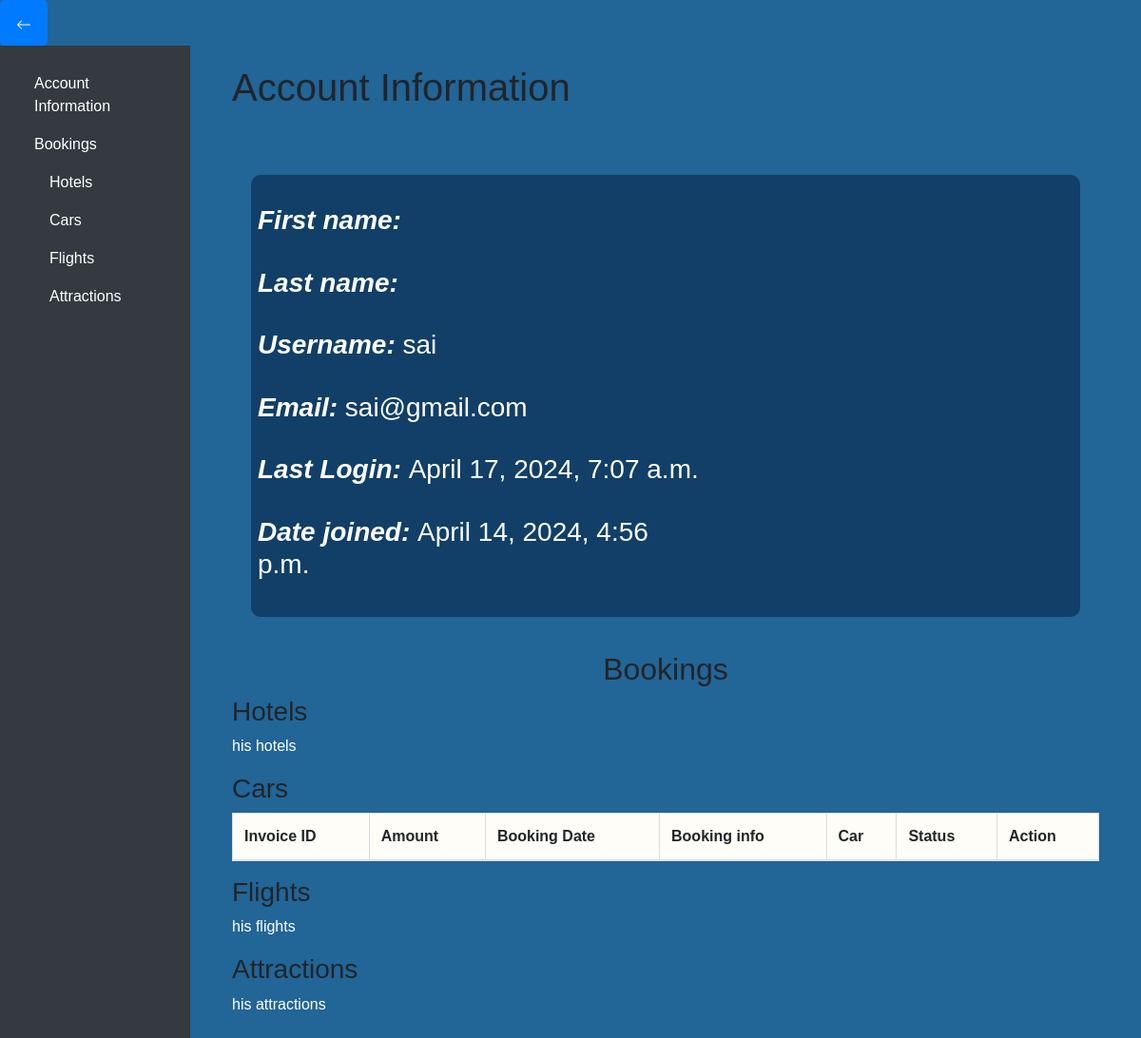
Page /car/accounts/account/ (signed in) on the earlier database version.
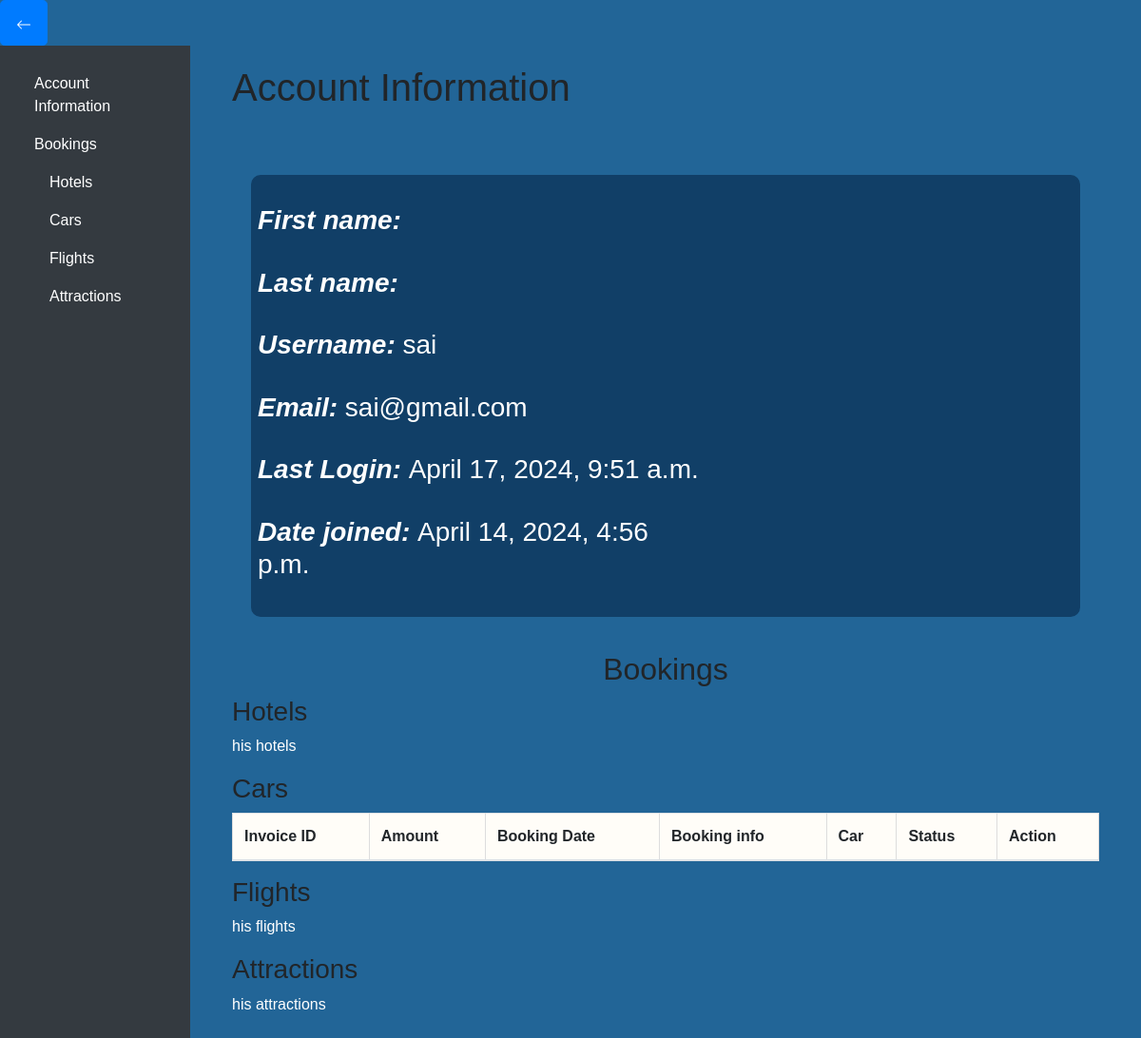
Same page on the later database version.
### userauths/models.py (models this page shows, shortened)
class User(AbstractUser):
    full_name = models.CharField(max_length=1000, null=True, blank=True)
    username = models.CharField(max_length=100, null=True, blank=True)
    email = models.EmailField(unique=True)
    phone = models.CharField(max_length=100, null=True, blank=True)
    gender = models.CharField(max_length=100, choices=GENDER, null=True, blank=True)
    otp = models.CharField(max_length=100, null=True, blank=True)
    USERNAME_FIELD = "email"
    REQUIRED_FIELDS = ['username']

### accounts/views.py (the view)
# urls.py: path('account/', views.user_account, name= 'account'),
def user_account(request):
    if request.user.is_anonymous is False:
        context = {}
        invoices = Carbooking.objects.filter(user_id=request.user.id).order_by("booking_date")
        context["invoices"] = invoices
        return render(request, 'account.html', context)
    else:
        return redirect("accounts:login")

### hotel/context_processor.py (called while the page is built)
def default(request):
    if 'selection_data_obj' in request.session:
        total_selected_items = len(request.session['selection_data_obj'])
    else:
        total_selected_items = 0
    try:
        noti = Notification.objects.filter(user=request.user, seen=False)
    except:
        noti = None
    return {
        "total_selected_items": total_selected_items,
        "noti": noti,
    }

### accounts/templates/account.html (shortened to what this page needs)
{% load static %}
<!DOCTYPE html>
<html lang="en">
<head>
    <link rel="stylesheet" href="https://stackpath.bootstrapcdn.com/bootstrap/4.5.2/css/bootstrap.min.css">
    <link rel="stylesheet" type="text/css" href="https://cdn.jsdelivr.net/npm/daterangepicker/daterangepicker.css" />
    <link rel="stylesheet" type="text/css" href="{% static '/css/light_mode.css' %}" >
</head>
<body>
    <a href="http://127.0.0.1:8000/home" class="btn btn-primary btn-lg" role="button" >
    <svg xmlns="http://www.w3.org/2000/svg" width="16" height="16" fill="currentColor" class="bi bi-arrow-left" viewBox="0 0 16 16">
      <path fill-rule="evenodd" d="M15 8a.5.5 0 0 0-.5-.5H2.707l3.147-3.146a.5.5 0 1 0-.708-.708l-4 4a.5.5 0 0 0 0 .708l4 4a.5.5 0 0 0 .708-.708L2.707 8.5H14.5A.5.5 0 0 0 15 8"/>
    </svg>
    </a>
    <div class="container-fluid">
        <div class="row">
            <nav class="col-md-3 col-lg-2 d-md-block bg-dark sidebar">
                <div class="sidebar-sticky">
                    <ul class="nav flex-column">
                        <li class="nav-item">
                            <a class="nav-link" href="#account-info">Account Information</a>
                        </li>
                        <li class="nav-item">
                            <a class="nav-link" href="#bookings">Bookings</a>
                            <ul class="nav flex-column ml-3">
                                <li class="nav-item"><a class="nav-link" href="#hotels">Hotels</a></li>
                                <li class="nav-item"><a class="nav-link" href="#cars">Cars</a></li>
                                <li class="nav-item"><a class="nav-link" href="#flights">Flights</a></li>
                                <li class="nav-item"><a class="nav-link" href="#attractions">Attractions</a></li>
                            </ul>
                        </li>
                    </ul>
                </div>
            </nav>
            <main role="main" class="col-md-9 ml-sm-auto col-lg-10 px-4">
                <div class="content">
                    <h1 id="account-info">Account Information</h1>
                      <div id="searchResults" class = "result_container">
                        <div id="Results" class="container mt-5">
                            <ul class="list-unstyled styled-list">
                                <li class="car-container" style="color: white;">
                                    <div class="car-info">
                                        <br/>
                                        <h3><b><i>First name: </i></b> {{ user.first_name }} </h3>
                                        <br/>
                                        <h3><b><i>Last name: </i></b> {{ user.last_name }} </h3>
                                        <br/>
                                        <h3><b><i>Username: </i></b> {{ user.username }} </h3>
                                        <br/>
                                        <h3><b><i>Email: </i></b> {{ user.email }} </h3>
                                        <br/>
                                        <h3><b><i>Last Login: </i></b> {{ user.last_login }} </h3>
                                        <br/>
                                        <h3><b><i>Date joined: </i></b> {{ user.date_joined }} </h3>
                                        <br/>
                                    </div>
                                </li>
                            </ul>
                        </div>
                      </div>
                      <center><h2 id="bookings">Bookings</h2></center>
                    <h3 id="hotels">Hotels</h3>
                    <p>his hotels</p>
                    <h3 id="cars">Cars</h3>
                    <table class="table">
                        <thead>
                            <tr>
                                <th>Invoice ID</th>
                                <th>Amount</th>
                                <th>Booking Date</th>
                                <th>Booking info</th>
                                <th>Car</th>
                                <th>Status</th>
                                <th>Action</th>
                            </tr>
                        </thead>
                    </table>
                    <h3 id="flights">Flights</h3>
                    <p>his flights </p>
                    <h3 id="attractions">Attractions</h3>
                    <p>his attractions</p>
                </div>
            </main>
        </div>
    </div>
</body>
</html>

### static/css/light_mode.css (style rules this page uses)
body { background-color: #226597; margin: 0; padding: 0; scroll-behavior: smooth; }
.car-container { background-color: #113F67; display: flex; justify-content: space-between; gap: 0.6rem; margin-bottom: 10px; }
.car-info { flex: 0 0 55%; }
span, p { color: white; }
.styled-list { border: transparent; }
a { text-decoration: none; color: black; }
.styled-list li { border: 2px solid #113F67; border-radius: 10px; margin-bottom: 10px; padding: 5px; transition: box-shadow 0.2s ease, border 0.2s ease; }
.container { max-width: 0 auto; margin: 0 auto; padding: 20px; }

### accounts/templates/account.html (style rules this page uses)
body { font-family: Arial, sans-serif; margin: 0; padding: 0; background-size: cover; background-position: center; background-attachment: fixed; }
.sidebar { background-color: #333; color: #fff; padding: 20px; height: auto; }
.nav-link { color: #fff; }
.content { padding: 20px; }
table { border-collapse: collapse; width: 100%; background-color: #fffdf8; }
td, th { border: 1px solid #dddddd; text-align: left; padding: 8px; }

Differences in the rows shown:
changed User "sai": last_login "April 17, 2024, 7:07 a.m." → "April 17, 2024, 9:51 a.m."
